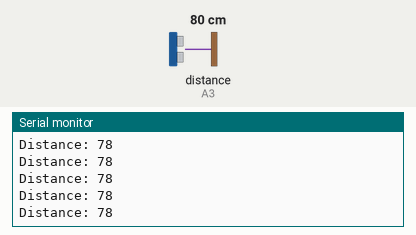
A sketch run on a simulated Arduino Uno, built with avr-gcc and run on an emulated ATmega328P. Parts: the last lines printed to the serial monitor. Wiring (inferred from the names in the program): ultrasonic range finder: trigger A2; echo A3. Inputs (shaded band) come from the test bench; at power-on: distance to the obstacle (sensor on A3) 80 cm. The echo pulse lasts 58.3 µs per cm.

Above: at 1.2 s.
1.3 s: distance to the obstacle (sensor on A3) set to 2 cm
At 2.3 s:
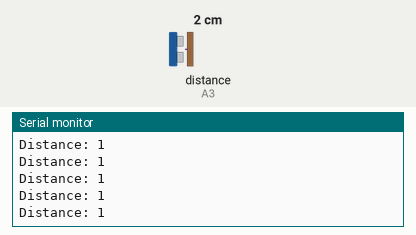
4.3 s: distance to the obstacle (sensor on A3) set to 120 cm
At 4.8 s:
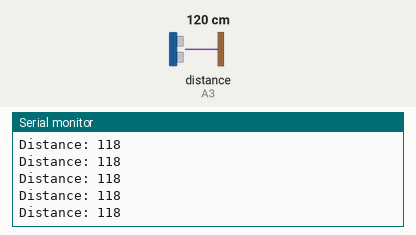
7.3 s: distance to the obstacle (sensor on A3) set to 4 cm
At 7.9 s:
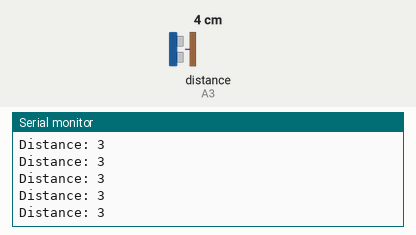
10.3 s: distance to the obstacle (sensor on A3) set to 18 cm
At 11.0 s:
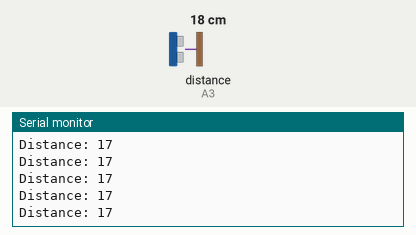
Timing chart, 0 to 13.3 s (numbered marks = the images above; inputs shaded):
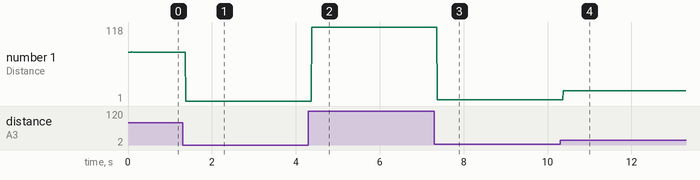

Measured:
- after the input at 1.3 s, the serial monitor: prints a new line after 0.07 s (image 1)
- after the input at 4.3 s, the serial monitor: prints a new line after 0.08 s (image 2)
- after the input at 7.3 s, the serial monitor: prints a new line after 0.07 s (image 3)
- after the input at 10.3 s, the serial monitor: prints a new line after 0.07 s (image 4)
- plotted number 1: 78 → 1 after the input at 1.3 s, 1 → 118 after the input at 4.3 s, 118 → 3 after the input at 7.3 s, 3 → 1 after the input at 10.3 s

The sketch:

ultrasonic.ino
```cpp
//ultrasonic
#define SONIC_TRIG A2
#define SONIC_ECHO A3

int getSonicDistance();

void setup() {

  Serial.begin(9600);
  pinMode(SONIC_TRIG, OUTPUT);
  pinMode(SONIC_ECHO, INPUT);
}

void loop() {

  int d = getSonicDistance();
  Serial.print("Distance: ");
  Serial.println(d);
}

int getSonicDistance() {

  long sonic_duration = 0;
  int sonic_distance = 0;

  //Clear SONIC_TRIG
  digitalWrite(SONIC_TRIG, LOW);
  delayMicroseconds(2);

  //Set SONIC_TRIG to High for 10 Microseconds
  digitalWrite(SONIC_TRIG, HIGH);
  delayMicroseconds(10);
  digitalWrite(SONIC_TRIG, LOW);

  //read SONIC_ECHO
  sonic_duration = pulseIn(SONIC_ECHO, HIGH);

  //calculate distance
  sonic_distance = sonic_duration * 0.034 / 2;

  return sonic_distance;
}
```
